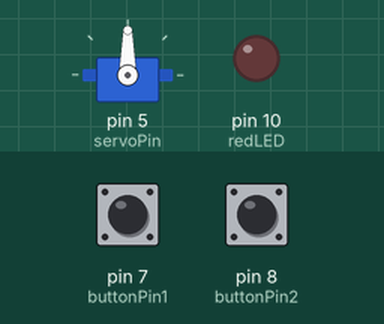
Bench run of a sketch on a simulated Arduino Uno, built with avr-gcc and run on an emulated ATmega328P. Shown: servo, output pins drawn as LEDs (lit = HIGH). Inputs (shaded band) come from the test bench; at power-on: pin 7 (buttonPin1) HIGH, pin 8 (buttonPin2) HIGH.

Above: at 1.2 s.
1.3 s: pin 7 (buttonPin1) pulled LOW for 3.2 s
At 1.3 s:
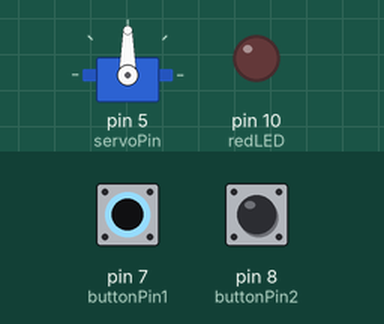
6.1 s: pin 8 (buttonPin2) pulled LOW for 3.2 s
At 6.7 s:
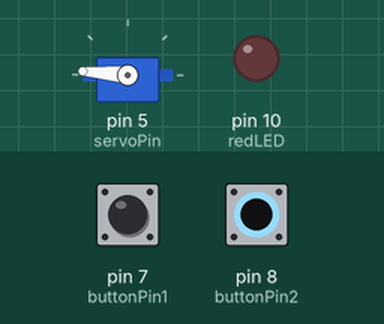
Timing chart, 0 to 16.8 s (numbered marks = the images above; inputs shaded):
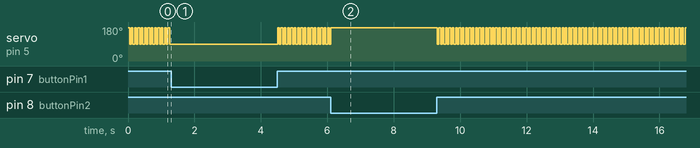

Measured:
- by itself, servo on pin 5 (servoPin): repeats every 0.10 s: 90° 0.05 s, 175° 0.05 s

The sketch:

_4_buttons_servo.ino
```cpp
/*
 * This is the program header put things like the date, your name
 * And a description of what your program does here
 *
 * Michal Britt-Crane 7/6/2015
 *
 * This program moves a servo to two different positions
 *
 * Challange: use button two to 5 degrees when pressed  ----------
 */

#include <Servo.h>             // import the servo library, this allows us to use a bunch of additional code to make it really easy to control a servo
Servo myServo;                 // create "Servo" object called "myServo" to control a servo

// Constants
const int redLED = 10;          // red LED on pin 10
const int buttonPin1 = 7;        // button connected to pin 7
const int buttonPin2 = 8;       // button connected to pin 8
const int servoPin = 5;         // servo attached to pin 5

void setup() {                        // start setup, this code runs once at startup
  pinMode(redLED, OUTPUT);            // initialize digital pin "redLED" as an output so you can turn the LED on and off
  pinMode(buttonPin1, INPUT_PULLUP);   // initialize buttonPin as an input and turn on the arduino's internal pull-up resistor on buttonPin
  pinMode(buttonPin2, INPUT_PULLUP);
  myServo.attach(servoPin);           // attaches the servo on pin "servoPin" to the servo object. servo must be attached to send it a command.
                                      // when a servo is attached it is continually driven to whatever position it was last commanded to drive to
}                                     // end setup

void loop() {                         // start main loop
  if (digitalRead(buttonPin1)){  // this is called a conditional statement. if the true/false condition inside the () is true the code in the {} will execute, if not it will be skipped
    myServo.write(175);               // drive the servo to 175 deg
    delay(50);                        // a .05 second delay to smooth things out, reduces jitter
  }                                   // end if
  if(digitalRead(buttonPin2)){
    myServo.write(90);                // drive the servo to 90 deg
    delay(50);                        // .05 second delay for smoothing
  }
}                                     // end main method, repeat to top
```
